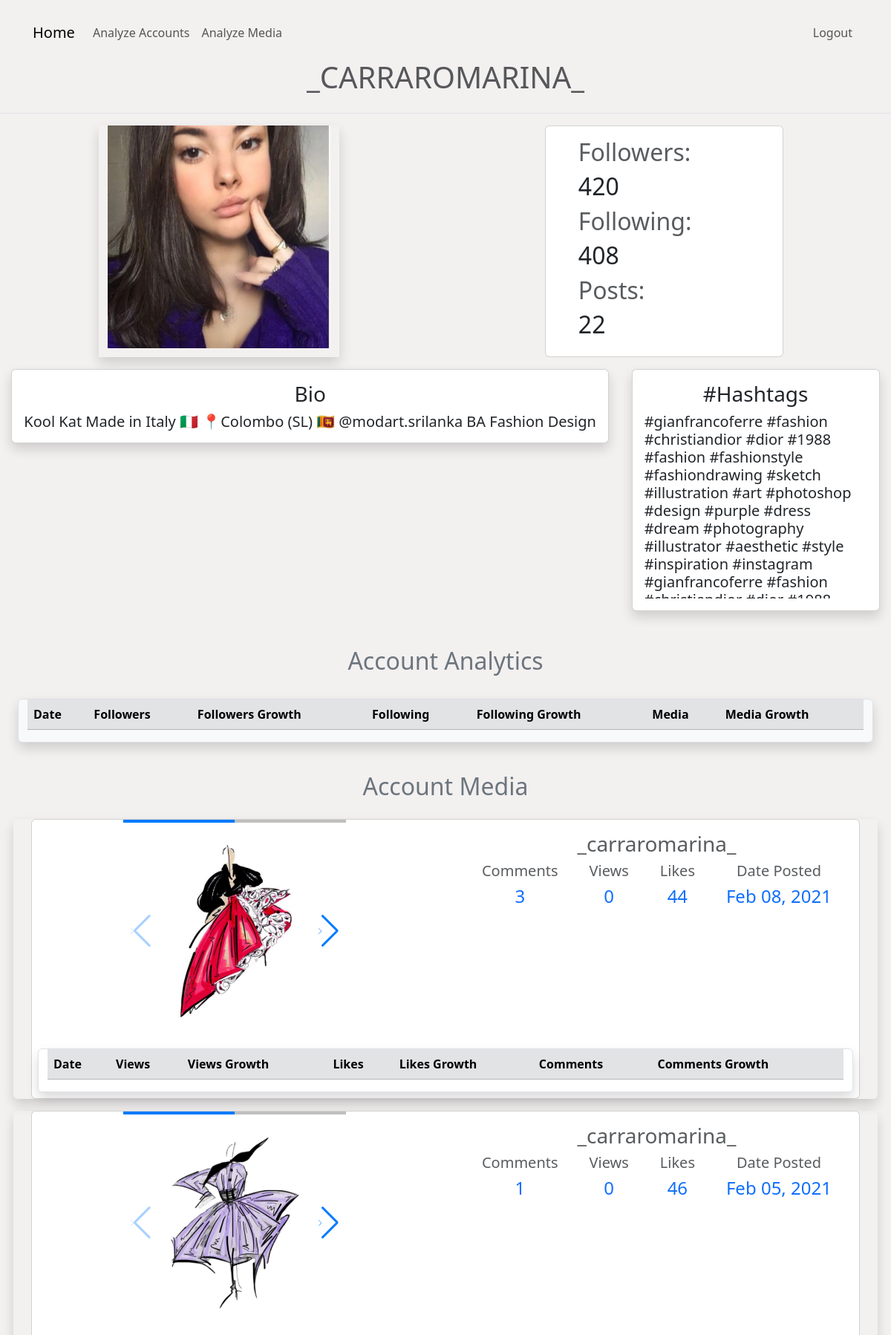
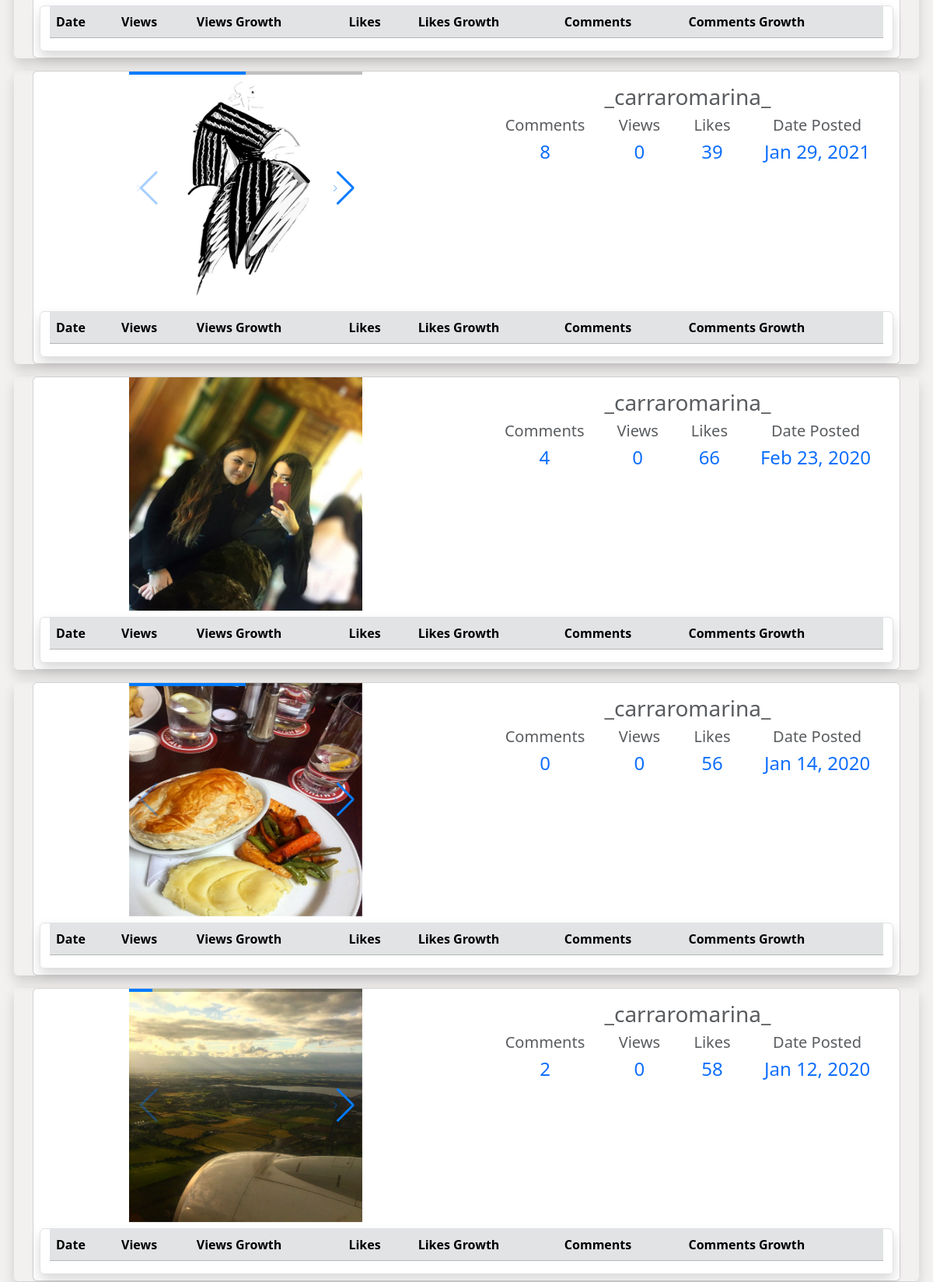
The app's page /projects/analyze/account/?id=dl7vtr0kcgfi7enf5ssj&acc=1400246949 (signed in, upper part) with its own data (2 pictures, top to bottom).
### accounts/models.py (models this page shows, shortened)
class instaAccounts(models.Model):
    username = models.CharField(max_length=30)
    userId = models.CharField(primary_key=True, max_length=20, default=idgen)
    followers = models.JSONField(default=dict)
    following = models.JSONField(default=dict)
    medias = models.JSONField(default=dict)
    isVerified = models.BooleanField(default=False)
    isBusiness = models.BooleanField(default=False)
    businessCategory = models.CharField(max_length=50, default=None, blank=True, null=True)
    category = models.CharField(max_length=50, default=None, blank=True, null=True)
    dailyTrending = models.JSONField(default=dict)
    dataIn = models.JSONField(default=dict)
    views = models.IntegerField(default=0)
    likes = models.IntegerField(default=0)
    comments = models.IntegerField(default=0)
    hashtags = models.TextField(default=" ")
    bio = models.TextField(default=" ")
    def __str__(self):
        return self.username

class media(models.Model):
    mediaId = models.CharField(primary_key=True, default=idgen, max_length=20)
    user = models.ForeignKey(instaAccounts, on_delete=models.CASCADE)
    isVideo = models.BooleanField(default=False)
    isPhoto = models.BooleanField(default=False)
    isMultiple = models.BooleanField(default=False)
    multiItems = models.JSONField(default=dict)
    likes = models.IntegerField(default=0)
    comments = models.IntegerField(default=0)
    views = models.IntegerField(default=0)
    dataIn = models.JSONField(default=dict)
    likeIn = models.JSONField(default=dict)
    commentsIn = models.JSONField(default=dict)
    viewsIn = models.JSONField(default=dict)
    Date = models.DateTimeField(default=timezone.now)
    hashtags = models.TextField(default=" ")
    caption = models.TextField(default=" ")

### analyze/views.py (the view)
# urls.py: path('account/', views.account, name="analyze-account")
def account(request):
    id = request.GET.get('id', '')
    acc = request.GET.get('acc', '')
    account = instaAccounts.objects.filter(userId=acc).first()
    medias = Media.objects.filter(user=acc).all()
    return render(request, 'analyze/account.html', {
        'account': account,
        'medias': medias,
        'id': id
    })

### analyze/templatetags/createDict.py (called while the page is built, shortened)
@register.filter(expects_localtime=True)
def createDict(data):
    new = {}
    dic = dict(data)
    flo = 0
    fli = 0
    pst = 0
    return new.items().__reversed__()

### analyze/templatetags/createDictMedia.py (called while the page is built, shortened)
@register.filter(expects_localtime=True)
def createDictMedia(data):
    new = {}
    dic = dict(data)
    vws = 0
    lks = 0
    cmt = 0
    return new.items().__reversed__()

### analyze/templates/analyze/account.html (shortened to what this page needs)
{% extends "projects/base.html" %}
{% load bootstrap5 %}
{% load static %}
{% load humanize %}
{% load parse_iso %}
{% load createDict %}
{% load createDictMedia %}
{% block head %}
    <link
            rel="stylesheet"
            href="https://unpkg.com/swiper@8/swiper-bundle.min.css"
    />
    <link rel="stylesheet" type="text/css" href="{% static 'analyze/css/account.css' %}">
{% endblock head %}
{% block navcontent %}
    <li class="nav-item">
        <a  class="nav-link" href="{% url 'analyze-accounts' %}?id={{ id }}" onclick="showLoading()">
            Analyze Accounts
        </a>
    </li>
    <li class="nav-item">
        <a  class="nav-link" href="{% url 'analyze-media' %}?id={{ id }}&" onclick="showLoading()">
            Analyze Media
        </a>
    </li>
{% endblock %}
{% block content %}
    <div class="container-fluid">
        <div class="row">
            <div class="text-center">
                <h1 class="text-muted">
                    <a href="https://www.instagram.com/{{ account }}" target="_blank" >{{ account|upper }}</a>
                </h1>
            </div>
        </div>
        <div class="row row-cols-auto border-top mt-3 ">
            <div class="col mx-auto shadow mt-3">
                <img src="{% static 'accounts/profilePictures/'|add:account.userId|add:'.png' %}" alt="{{ account }}">
            </div>
            <div class="col mx-auto mt-3">
                <div class="card">
                    <div class="card-body">
                        <div class="container-fluid">
                            <div class="col">
                                <div class="row mx-1">
                                    <h2 class="text-muted">
                                        Followers:
                                    </h2>
                                    <h2 class="text-dark">
                                        {{ account.followers.today|intcomma }}
                                    </h2>
                                </div>
                                <div class="row mx-1">
                                    <h2 class="text-muted">
                                        Following:
                                    </h2>
                                    <h2 class="text-dark">
                                        {{ account.following.today|intcomma }}
                                    </h2>
                                </div>
                                <div class="row mx-1">
                                    <h2 class="text-muted">
                                        Posts:
                                    </h2>
                                    <h2 class="text-dark">
                                        {{ account.medias.today|intcomma }}
                                    </h2>
                                </div>
                            </div>
                        </div>
                    </div>
                </div>
            </div>
            <div class="col mx-auto mt-3">
                <div class="card shadow">
                    <div class="card-body">
                        <h3 class="card-title text-center">
                            Bio
                        </h3>
                        <h5 class="card-text mt-1">
                            {{ account.bio }}
                        </h5>
                    </div>
                </div>
            </div>
            <div class="col mx-auto mt-3">
                <div class="card shadow">
                    <div class="card-body">
                        <h3 class="card-title text-center">
                            #Hashtags
                        </h3>
                        <h5 class="card-text overflow-auto mt-1">
                            {{ account.hashtags }}
                        </h5>
                    </div>
                </div>
            </div>
        </div>
        <div class="row mt-5">
            <div class="text-center text-secondary">
                <h2>
                    Account Analytics
                </h2>
            </div>
        </div>
        <div class="row row-cols-1 mx-auto">
            <div class="col p-4">
                <div class="row border shadow bg-light rounded">
                    <div class="overflow-scroll account-growth">
                        <table class="table">
                            <thead>
                            <tr class="table-secondary">
                                <th  scope="col">Date</th>
                                <th scope="col">Followers</th>
                                <th scope="col">Followers Growth</th>
                                <th scope="col">Following</th>
                                <th scope="col">Following Growth</th>
                                <th scope="col">Media</th>
                                <th scope="col">Media Growth</th>
                            </tr>
                            </thead>
                        </table>
                    </div>
                </div>
            </div>
        </div>
        <div class="row mt-3">
            <div class="text-center text-secondary">
                <h2>
                    Account Media
                </h2>
            </div>
        </div>
        <div class="row row-cols-auto mt-2">
            {% for media in medias %}
                <div class="col mx-auto my-2 rounded shadow">
                    <div class="container">
                        <div class="card">
                            <div class="row">
                                <div class="col">
                                    {% if media.isVideo %}
                                        <div class="h_iframe d-flex justify-content-center">
                                            <iframe allowfullscreen src="{% static 'accounts/media/videos/'|add:media.mediaId|add:'.mp4' %}"></iframe>
                                        </div>
                                    {% elif media.isMultiple %}
                                        <div class="swiper mySwiper">
                                            <div class="swiper-wrapper">
                                                {% for item, value in media.multiItems.items %}
                                                    {% if value.isVideo %}
                                                        <div class="swiper-slide">
                                                            <div class="h_iframe" >
                                                                <iframe allowfullscreen src="{% static 'accounts/media/videos/'|add:item|add:'.mp4' %}"></iframe>
                                                            </div>
                                                        </div>
                                                    {% else %}
                                                        <div class="swiper-slide">
                                                            <img src="{% static 'accounts/media/images/'|add:item|add:'.png' %}">
                                                        </div>
                                                    {% endif %}
                                                {% endfor %}
                                            </div>
                                            <div class="swiper-button-next"></div>
                                            <div class="swiper-button-prev"></div>
                                            <div class="swiper-pagination"></div>
                                        </div>
                                    {% else %}
                                        <div class="d-flex justify-content-center">
                                            <img src="{% static 'accounts/media/images/'|add:media.mediaId|add:'.png' %}"  >
                                        </div>
                                    {% endif %}
                                </div>
                                <div class="col">
                                    <div class="card-body">
                                        <div class="card-title">
                                            <h3 class="text-muted text-center">
                                                {{ media.user }}
                                            </h3>
                                        </div>
                                        <div class="container">
                                            <div class="row row-cols-auto">
                                                <div class="col mx-auto">
                                                    <h5 class="text-muted text-center">
                                                        Comments
                                                    </h5>
                                                    <h4 class="text-primary text-center">
                                                        {{ media.comments|intcomma }}
                                                    </h4>
                                                </div>
                                                <div class="col mx-auto">
                                                    <h5 class="text-muted text-center">
                                                        Views
                                                    </h5>
                                                    <h4 class="text-primary text-center">
                                                        {{ media.views|intcomma }}
                                                    </h4>
                                                </div>
                                                <div class="col mx-auto">
                                                    <h5 class="text-muted text-center">
                                                        Likes
                                                    </h5>
                                                    <h4 class="text-primary text-center">
                                                        {{ media.likes|intcomma }}
                                                    </h4>
                                                </div>
                                                <div class="col mx-auto">
                                                    <h5 class="text-muted text-center">
                                                        Date Posted
                                                    </h5>
                                                    <h4 class="text-primary text-center">
                                                        {{ media.Date|date:"M d, Y" }}
                                                    </h4>
                                                </div>
                                            </div>
                                        </div>
                                    </div>
                                </div>
                                <div class="col">
                                    <div class="row m-2 border shadow rounded">
                                        <div class="overflow-scroll account-media">
                                            <table class="table">
                                                <thead>
                                                <tr class="table-secondary">
                                                    <th  scope="col">Date</th>
                                                    <th scope="col">Views</th>
                                                    <th scope="col">Views Growth</th>
                                                    <th scope="col">Likes</th>
                                                    <th scope="col">Likes Growth</th>
                                                    <th scope="col">Comments</th>
                                                    <th scope="col">Comments Growth</th>
                                                </tr>
                                                </thead>
                                            </table>
                                        </div>
                                    </div>
                                </div>
                            </div>
                        </div>
                    </div>
                </div>
            {% endfor %}
        </div>
    </div>
{% endblock %}

### projects/static/projects/main.css (style rules this page uses)
body { background: rgba(241, 237, 237, 0.8); }

### analyze/static/analyze/css/account.css (style rules this page uses)
.overflow-auto { max-width: 300px; max-height: 250px; }
.account-growth { max-height: 300px; }
.account-media { max-height: 300px; }
thead tr th { position: sticky; top: 0; }
iframe, img, video, .swiper, .mySwiper { min-width: 300px; min-height: 300px; max-width: 300px; max-height: 300px; }
a { text-decoration: inherit; color: inherit; }

### records on screen
instaAccounts: username "_CARRAROMARINA_", userId (picture), followers.today "420", following.today "408", medias.today "22", bio "Kool Kat Made in Italy 🇮🇹 📍Colombo (SL) 🇱🇰 @modart.srilanka BA Fashion Design", hashtags "#gianfrancoferre #fashion #christiandior #dior #1988 #fashion #fashionstyle #fashiondrawing #sketch #illustration #art #photoshop #design #purple #dress #dream #photography #illustrator #aesthetic #style #inspiration #instagram #gianfrancoferre #fashion…"
media: isVideo False (drawn), user "_carraromarina_", comments "3", views "0", likes "44", Date "Feb 08, 2021"
media: isVideo False (drawn), user "_carraromarina_", comments "1", views "0", likes "46", Date "Feb 05, 2021"
media: isVideo False (drawn), user "_carraromarina_", comments "8", views "0", likes "39", Date "Jan 29, 2021"
media: mediaId (picture), user "_carraromarina_", comments "4", views "0", likes "66", Date "Feb 23, 2020"
media: isVideo False (drawn), user "_carraromarina_", comments "0", views "0", likes "56", Date "Jan 14, 2020"
media: isVideo False (drawn), user "_carraromarina_", comments "2", views "0", likes "58", Date "Jan 12, 2020"
